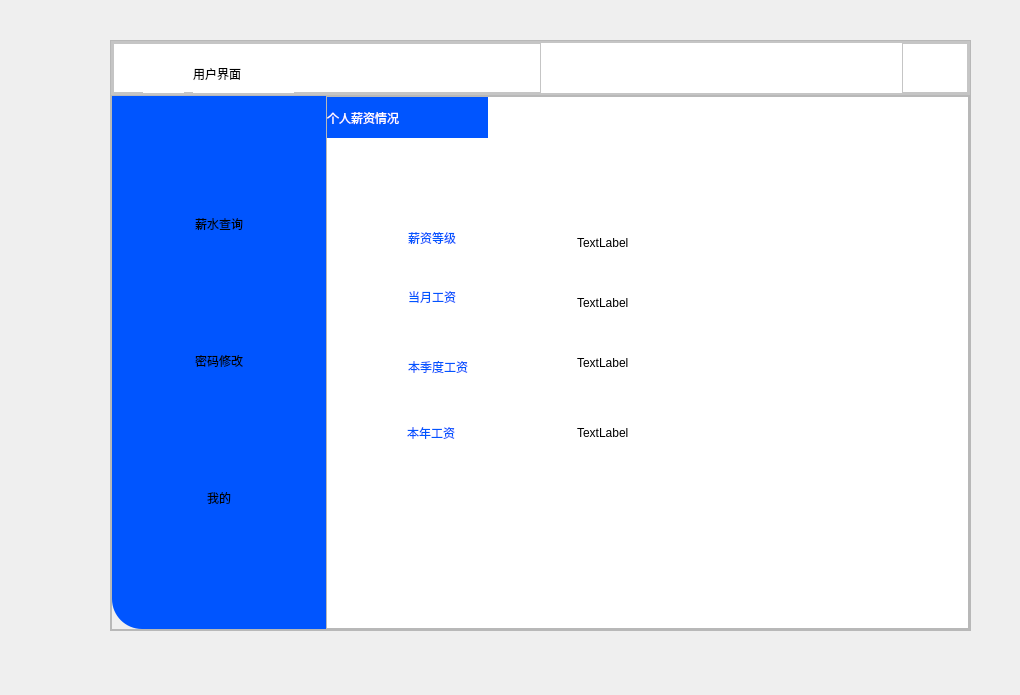
<?xml version="1.0" encoding="UTF-8"?>
<ui version="4.0">
 <class>UserWindow</class>
 <widget class="QMainWindow" name="UserWindow">
  <property name="geometry">
   <rect>
    <x>0</x>
    <y>0</y>
    <width>1020</width>
    <height>695</height>
   </rect>
  </property>
  <property name="windowTitle">
   <string>MainWindow</string>
  </property>
  <widget class="QWidget" name="centralwidget">
   <widget class="QFrame" name="frame">
    <property name="geometry">
     <rect>
      <x>110</x>
      <y>40</y>
      <width>861</width>
      <height>591</height>
     </rect>
    </property>
    <property name="minimumSize">
     <size>
      <width>861</width>
      <height>591</height>
     </size>
    </property>
    <property name="frameShape">
     <enum>QFrame::StyledPanel</enum>
    </property>
    <property name="frameShadow">
     <enum>QFrame::Raised</enum>
    </property>
    <layout class="QVBoxLayout" name="verticalLayout">
     <property name="spacing">
      <number>0</number>
     </property>
     <property name="leftMargin">
      <number>0</number>
     </property>
     <property name="topMargin">
      <number>0</number>
     </property>
     <property name="rightMargin">
      <number>0</number>
     </property>
     <property name="bottomMargin">
      <number>0</number>
     </property>
     <item>
      <widget class="QFrame" name="frame_2">
       <property name="sizePolicy">
        <sizepolicy hsizetype="Preferred" vsizetype="Expanding">
         <horstretch>0</horstretch>
         <verstretch>1</verstretch>
        </sizepolicy>
       </property>
       <property name="styleSheet">
        <string notr="true">background-color: rgb(255, 255, 255);</string>
       </property>
       <property name="frameShape">
        <enum>QFrame::StyledPanel</enum>
       </property>
       <property name="frameShadow">
        <enum>QFrame::Raised</enum>
       </property>
       <layout class="QHBoxLayout" name="horizontalLayout">
        <property name="spacing">
         <number>0</number>
        </property>
        <property name="leftMargin">
         <number>0</number>
        </property>
        <property name="topMargin">
         <number>0</number>
        </property>
        <property name="rightMargin">
         <number>0</number>
        </property>
        <property name="bottomMargin">
         <number>0</number>
        </property>
        <item>
         <widget class="QFrame" name="frame_4">
          <property name="frameShape">
           <enum>QFrame::StyledPanel</enum>
          </property>
          <property name="frameShadow">
           <enum>QFrame::Raised</enum>
          </property>
          <layout class="QHBoxLayout" name="horizontalLayout_2">
           <property name="spacing">
            <number>0</number>
           </property>
           <property name="leftMargin">
            <number>0</number>
           </property>
           <property name="topMargin">
            <number>0</number>
           </property>
           <property name="rightMargin">
            <number>0</number>
           </property>
           <property name="bottomMargin">
            <number>0</number>
           </property>
           <item>
            <widget class="QFrame" name="frame_6">
             <property name="toolTipDuration">
              <number>0</number>
             </property>
             <property name="styleSheet">
              <string notr="true">Qframe{
  border:none;
}</string>
             </property>
             <property name="frameShape">
              <enum>QFrame::StyledPanel</enum>
             </property>
             <property name="frameShadow">
              <enum>QFrame::Raised</enum>
             </property>
             <widget class="QLabel" name="label">
              <property name="geometry">
               <rect>
                <x>80</x>
                <y>10</y>
                <width>101</width>
                <height>41</height>
               </rect>
              </property>
              <property name="styleSheet">
               <string notr="true">font: 15pt &quot;Algerian&quot;;
color: rgb(0, 0, 0);</string>
              </property>
              <property name="text">
               <string>用户界面</string>
              </property>
             </widget>
             <widget class="QPushButton" name="pushButton_3">
              <property name="geometry">
               <rect>
                <x>30</x>
                <y>10</y>
                <width>41</width>
                <height>41</height>
               </rect>
              </property>
              <property name="styleSheet">
               <string notr="true">QPushButton{
	border:none;
}</string>
              </property>
              <property name="text">
               <string/>
              </property>
              <property name="icon">
               <iconset>
                <normaloff>icons/OIP-C (2).jpg</normaloff>icons/OIP-C (2).jpg</iconset>
              </property>
             </widget>
            </widget>
           </item>
           <item alignment="Qt::AlignRight">
            <widget class="QFrame" name="frame_5">
             <property name="styleSheet">
              <string notr="true">Qframe{
  border:none;
}
QPushButton{
	border:none;
}
QPushButton:hover{
	padding-bottom:5px;
}</string>
             </property>
             <property name="frameShape">
              <enum>QFrame::StyledPanel</enum>
             </property>
             <property name="frameShadow">
              <enum>QFrame::Raised</enum>
             </property>
             <layout class="QHBoxLayout" name="horizontalLayout_3">
              <property name="spacing">
               <number>0</number>
              </property>
              <property name="leftMargin">
               <number>0</number>
              </property>
              <property name="topMargin">
               <number>0</number>
              </property>
              <property name="rightMargin">
               <number>0</number>
              </property>
              <item>
               <widget class="QPushButton" name="pushButton">
                <property name="text">
                 <string/>
                </property>
                <property name="icon">
                 <iconset resource="res.qrc">
                  <normaloff>:/icons/icons/下载.jpg</normaloff>:/icons/icons/下载.jpg</iconset>
                </property>
               </widget>
              </item>
              <item>
               <widget class="QPushButton" name="pushButton_2">
                <property name="text">
                 <string/>
                </property>
                <property name="icon">
                 <iconset resource="res.qrc">
                  <normaloff>:/icons/icons/1jpg.jpg</normaloff>:/icons/icons/1jpg.jpg</iconset>
                </property>
               </widget>
              </item>
             </layout>
            </widget>
           </item>
          </layout>
         </widget>
        </item>
       </layout>
      </widget>
     </item>
     <item>
      <widget class="QFrame" name="frame_3">
       <property name="sizePolicy">
        <sizepolicy hsizetype="Preferred" vsizetype="Expanding">
         <horstretch>0</horstretch>
         <verstretch>10</verstretch>
        </sizepolicy>
       </property>
       <property name="frameShape">
        <enum>QFrame::StyledPanel</enum>
       </property>
       <property name="frameShadow">
        <enum>QFrame::Raised</enum>
       </property>
       <layout class="QHBoxLayout" name="horizontalLayout_4">
        <property name="spacing">
         <number>0</number>
        </property>
        <property name="leftMargin">
         <number>0</number>
        </property>
        <property name="topMargin">
         <number>0</number>
        </property>
        <property name="rightMargin">
         <number>0</number>
        </property>
        <property name="bottomMargin">
         <number>0</number>
        </property>
        <item>
         <widget class="QFrame" name="frame_7">
          <property name="sizePolicy">
           <sizepolicy hsizetype="Expanding" vsizetype="Preferred">
            <horstretch>2</horstretch>
            <verstretch>0</verstretch>
           </sizepolicy>
          </property>
          <property name="styleSheet">
           <string notr="true">background-color: rgb(0, 85, 255);
;
border-bottom-left-radius:30px

    </string>
          </property>
          <property name="frameShape">
           <enum>QFrame::StyledPanel</enum>
          </property>
          <property name="frameShadow">
           <enum>QFrame::Raised</enum>
          </property>
          <layout class="QVBoxLayout" name="verticalLayout_2">
           <property name="spacing">
            <number>0</number>
           </property>
           <property name="leftMargin">
            <number>0</number>
           </property>
           <property name="topMargin">
            <number>0</number>
           </property>
           <property name="rightMargin">
            <number>0</number>
           </property>
           <property name="bottomMargin">
            <number>0</number>
           </property>
           <item>
            <widget class="QPushButton" name="pushButton_Seach">
             <property name="styleSheet">
              <string notr="true">font: 18pt &quot;Algerian&quot;;
color: rgb(255, 255, 255);
pressed{
	padding-left:5px;
	padding-top:5px;
}
</string>
             </property>
             <property name="text">
              <string>薪水查询</string>
             </property>
            </widget>
           </item>
           <item>
            <widget class="QPushButton" name="pushButton_Edit">
             <property name="styleSheet">
              <string notr="true">font: 18pt &quot;Algerian&quot;;
color: rgb(255, 255, 255);
pressed{
	padding-left:5px;
	padding-top:5px;
}

</string>
             </property>
             <property name="text">
              <string>密码修改</string>
             </property>
            </widget>
           </item>
           <item>
            <widget class="QPushButton" name="pushButton_My">
             <property name="styleSheet">
              <string notr="true">font: 18pt &quot;Algerian&quot;;
color: rgb(255, 255, 255);
pressed{
	padding-left:5px;
	padding-top:5px;
}

</string>
             </property>
             <property name="text">
              <string>我的</string>
             </property>
            </widget>
           </item>
          </layout>
         </widget>
        </item>
        <item>
         <widget class="QFrame" name="frame_8">
          <property name="sizePolicy">
           <sizepolicy hsizetype="Expanding" vsizetype="Preferred">
            <horstretch>6</horstretch>
            <verstretch>0</verstretch>
           </sizepolicy>
          </property>
          <property name="frameShape">
           <enum>QFrame::StyledPanel</enum>
          </property>
          <property name="frameShadow">
           <enum>QFrame::Raised</enum>
          </property>
          <layout class="QHBoxLayout" name="horizontalLayout_5">
           <property name="spacing">
            <number>0</number>
           </property>
           <property name="leftMargin">
            <number>0</number>
           </property>
           <property name="topMargin">
            <number>0</number>
           </property>
           <property name="rightMargin">
            <number>0</number>
           </property>
           <property name="bottomMargin">
            <number>0</number>
           </property>
           <item>
            <widget class="QStackedWidget" name="stackedWidget">
             <property name="styleSheet">
              <string notr="true">background-color: rgb(255, 255, 255);</string>
             </property>
             <property name="currentIndex">
              <number>1</number>
             </property>
             <widget class="QWidget" name="page_my">
              <widget class="QLabel" name="label_7">
               <property name="geometry">
                <rect>
                 <x>0</x>
                 <y>0</y>
                 <width>111</width>
                 <height>41</height>
                </rect>
               </property>
               <property name="styleSheet">
                <string notr="true">
font: 15pt &quot;Algerian&quot;;
color: rgb(255, 255, 255);
background-color: rgb(0, 85, 255);</string>
               </property>
               <property name="text">
                <string>个人信息</string>
               </property>
              </widget>
              <widget class="QLabel" name="label_13">
               <property name="geometry">
                <rect>
                 <x>100</x>
                 <y>170</y>
                 <width>71</width>
                 <height>31</height>
                </rect>
               </property>
               <property name="styleSheet">
                <string notr="true">color: rgb(0, 85, 255);
font: 18pt &quot;Algerian&quot;;</string>
               </property>
               <property name="text">
                <string>姓名</string>
               </property>
              </widget>
              <widget class="QLabel" name="label_14">
               <property name="geometry">
                <rect>
                 <x>250</x>
                 <y>110</y>
                 <width>201</width>
                 <height>31</height>
                </rect>
               </property>
               <property name="styleSheet">
                <string notr="true">font: 10pt &quot;Arial&quot;;</string>
               </property>
               <property name="text">
                <string>TextLabel</string>
               </property>
              </widget>
              <widget class="QLabel" name="label_15">
               <property name="geometry">
                <rect>
                 <x>100</x>
                 <y>106</y>
                 <width>81</width>
                 <height>41</height>
                </rect>
               </property>
               <property name="styleSheet">
                <string notr="true">color: rgb(0, 85, 255);
font: 18pt &quot;Algerian&quot;;</string>
               </property>
               <property name="text">
                <string>工号</string>
               </property>
              </widget>
              <widget class="QLabel" name="label_17">
               <property name="geometry">
                <rect>
                 <x>100</x>
                 <y>290</y>
                 <width>161</width>
                 <height>31</height>
                </rect>
               </property>
               <property name="styleSheet">
                <string notr="true">color: rgb(0, 85, 255);
font: 18pt &quot;Algerian&quot;;</string>
               </property>
               <property name="text">
                <string>入职年份</string>
               </property>
              </widget>
              <widget class="QLabel" name="label_19">
               <property name="geometry">
                <rect>
                 <x>100</x>
                 <y>226</y>
                 <width>71</width>
                 <height>41</height>
                </rect>
               </property>
               <property name="styleSheet">
                <string notr="true">color: rgb(0, 85, 255);
font: 18pt &quot;Algerian&quot;;</string>
               </property>
               <property name="text">
                <string>性别</string>
               </property>
              </widget>
              <widget class="QLabel" name="label_21">
               <property name="geometry">
                <rect>
                 <x>100</x>
                 <y>420</y>
                 <width>71</width>
                 <height>31</height>
                </rect>
               </property>
               <property name="styleSheet">
                <string notr="true">color: rgb(0, 85, 255);
font: 18pt &quot;Algerian&quot;;</string>
               </property>
               <property name="text">
                <string>电话</string>
               </property>
              </widget>
              <widget class="QLabel" name="label_23">
               <property name="geometry">
                <rect>
                 <x>100</x>
                 <y>350</y>
                 <width>91</width>
                 <height>41</height>
                </rect>
               </property>
               <property name="styleSheet">
                <string notr="true">color: rgb(0, 85, 255);
font: 18pt &quot;Algerian&quot;;</string>
               </property>
               <property name="text">
                <string>邮箱</string>
               </property>
              </widget>
              <widget class="QLabel" name="label_16">
               <property name="geometry">
                <rect>
                 <x>250</x>
                 <y>170</y>
                 <width>201</width>
                 <height>31</height>
                </rect>
               </property>
               <property name="styleSheet">
                <string notr="true">font: 10pt &quot;Arial&quot;;</string>
               </property>
               <property name="text">
                <string>TextLabel</string>
               </property>
              </widget>
              <widget class="QLabel" name="label_18">
               <property name="geometry">
                <rect>
                 <x>250</x>
                 <y>230</y>
                 <width>201</width>
                 <height>31</height>
                </rect>
               </property>
               <property name="styleSheet">
                <string notr="true">font: 10pt &quot;Arial&quot;;</string>
               </property>
               <property name="text">
                <string>TextLabel</string>
               </property>
              </widget>
              <widget class="QLabel" name="label_20">
               <property name="geometry">
                <rect>
                 <x>250</x>
                 <y>290</y>
                 <width>201</width>
                 <height>31</height>
                </rect>
               </property>
               <property name="styleSheet">
                <string notr="true">font: 10pt &quot;Arial&quot;;</string>
               </property>
               <property name="text">
                <string>TextLabel</string>
               </property>
              </widget>
              <widget class="QLabel" name="label_22">
               <property name="geometry">
                <rect>
                 <x>250</x>
                 <y>350</y>
                 <width>201</width>
                 <height>31</height>
                </rect>
               </property>
               <property name="styleSheet">
                <string notr="true">font: 10pt &quot;Arial&quot;;
</string>
               </property>
               <property name="text">
                <string>TextLabel</string>
               </property>
              </widget>
              <widget class="QLabel" name="label_24">
               <property name="geometry">
                <rect>
                 <x>250</x>
                 <y>420</y>
                 <width>201</width>
                 <height>31</height>
                </rect>
               </property>
               <property name="styleSheet">
                <string notr="true">font: 10pt &quot;Arial&quot;;
</string>
               </property>
               <property name="text">
                <string>TextLabel</string>
               </property>
              </widget>
             </widget>
             <widget class="QWidget" name="page_salary">
              <widget class="QLabel" name="label_6">
               <property name="geometry">
                <rect>
                 <x>0</x>
                 <y>0</y>
                 <width>161</width>
                 <height>41</height>
                </rect>
               </property>
               <property name="styleSheet">
                <string notr="true">
font: 15pt &quot;Algerian&quot;;
color: rgb(255, 255, 255);
background-color: rgb(0, 85, 255);</string>
               </property>
               <property name="text">
                <string>个人薪资情况</string>
               </property>
              </widget>
              <widget class="QLabel" name="label_4">
               <property name="geometry">
                <rect>
                 <x>81</x>
                 <y>120</y>
                 <width>161</width>
                 <height>41</height>
                </rect>
               </property>
               <property name="styleSheet">
                <string notr="true">color: rgb(0, 85, 255);
font: 18pt &quot;Algerian&quot;;</string>
               </property>
               <property name="text">
                <string>薪资等级</string>
               </property>
              </widget>
              <widget class="QLabel" name="label_10">
               <property name="geometry">
                <rect>
                 <x>81</x>
                 <y>184</y>
                 <width>161</width>
                 <height>31</height>
                </rect>
               </property>
               <property name="styleSheet">
                <string notr="true">color: rgb(0, 85, 255);
font: 18pt &quot;Algerian&quot;;</string>
               </property>
               <property name="text">
                <string>当月工资</string>
               </property>
              </widget>
              <widget class="QLabel" name="label_25">
               <property name="geometry">
                <rect>
                 <x>250</x>
                 <y>130</y>
                 <width>201</width>
                 <height>31</height>
                </rect>
               </property>
               <property name="styleSheet">
                <string notr="true">font: 10pt &quot;Arial&quot;;</string>
               </property>
               <property name="text">
                <string>TextLabel</string>
               </property>
              </widget>
              <widget class="QLabel" name="label_26">
               <property name="geometry">
                <rect>
                 <x>250</x>
                 <y>190</y>
                 <width>201</width>
                 <height>31</height>
                </rect>
               </property>
               <property name="styleSheet">
                <string notr="true">font: 10pt &quot;Arial&quot;;</string>
               </property>
               <property name="text">
                <string>TextLabel</string>
               </property>
              </widget>
              <widget class="QLabel" name="label_11">
               <property name="geometry">
                <rect>
                 <x>81</x>
                 <y>254</y>
                 <width>161</width>
                 <height>31</height>
                </rect>
               </property>
               <property name="styleSheet">
                <string notr="true">color: rgb(0, 85, 255);
font: 18pt &quot;Algerian&quot;;</string>
               </property>
               <property name="text">
                <string>本季度工资</string>
               </property>
              </widget>
              <widget class="QLabel" name="label_27">
               <property name="geometry">
                <rect>
                 <x>250</x>
                 <y>250</y>
                 <width>201</width>
                 <height>31</height>
                </rect>
               </property>
               <property name="styleSheet">
                <string notr="true">font: 10pt &quot;Arial&quot;;</string>
               </property>
               <property name="text">
                <string>TextLabel</string>
               </property>
              </widget>
              <widget class="QLabel" name="label_50">
               <property name="geometry">
                <rect>
                 <x>250</x>
                 <y>320</y>
                 <width>201</width>
                 <height>31</height>
                </rect>
               </property>
               <property name="styleSheet">
                <string notr="true">font: 10pt &quot;Arial&quot;;</string>
               </property>
               <property name="text">
                <string>TextLabel</string>
               </property>
              </widget>
              <widget class="QLabel" name="label_51">
               <property name="geometry">
                <rect>
                 <x>80</x>
                 <y>320</y>
                 <width>161</width>
                 <height>31</height>
                </rect>
               </property>
               <property name="styleSheet">
                <string notr="true">color: rgb(0, 85, 255);
font: 18pt &quot;Algerian&quot;;</string>
               </property>
               <property name="text">
                <string>本年工资</string>
               </property>
              </widget>
             </widget>
             <widget class="QWidget" name="page_edit">
              <widget class="QLabel" name="label_8">
               <property name="geometry">
                <rect>
                 <x>0</x>
                 <y>0</y>
                 <width>111</width>
                 <height>41</height>
                </rect>
               </property>
               <property name="styleSheet">
                <string notr="true">
font: 15pt &quot;Algerian&quot;;
color: rgb(255, 255, 255);
background-color: rgb(0, 85, 255);</string>
               </property>
               <property name="text">
                <string>修改密码</string>
               </property>
              </widget>
              <widget class="QFrame" name="frame_9">
               <property name="geometry">
                <rect>
                 <x>0</x>
                 <y>479</y>
                 <width>641</width>
                 <height>40</height>
                </rect>
               </property>
               <property name="frameShape">
                <enum>QFrame::StyledPanel</enum>
               </property>
               <property name="frameShadow">
                <enum>QFrame::Raised</enum>
               </property>
               <layout class="QHBoxLayout" name="horizontalLayout_6">
                <property name="spacing">
                 <number>0</number>
                </property>
                <property name="leftMargin">
                 <number>0</number>
                </property>
                <property name="topMargin">
                 <number>0</number>
                </property>
                <property name="rightMargin">
                 <number>0</number>
                </property>
                <property name="bottomMargin">
                 <number>0</number>
                </property>
                <item>
                 <widget class="QStackedWidget" name="stackedWidget_2">
                  <property name="currentIndex">
                   <number>0</number>
                  </property>
                  <widget class="QWidget" name="page"/>
                  <widget class="QWidget" name="page_2">
                   <widget class="QLabel" name="label_2">
                    <property name="geometry">
                     <rect>
                      <x>240</x>
                      <y>10</y>
                      <width>121</width>
                      <height>21</height>
                     </rect>
                    </property>
                    <property name="styleSheet">
                     <string notr="true">font: 12pt &quot;Algerian&quot;;
color: rgb(255, 0, 0);</string>
                    </property>
                    <property name="text">
                     <string>修改成功！</string>
                    </property>
                   </widget>
                  </widget>
                  <widget class="QWidget" name="page_4">
                   <widget class="QLabel" name="label_12">
                    <property name="geometry">
                     <rect>
                      <x>210</x>
                      <y>10</y>
                      <width>161</width>
                      <height>21</height>
                     </rect>
                    </property>
                    <property name="styleSheet">
                     <string notr="true">font: 12pt &quot;Algerian&quot;;
color: rgb(255, 0, 0);</string>
                    </property>
                    <property name="text">
                     <string>两次密码不相符！</string>
                    </property>
                   </widget>
                  </widget>
                 </widget>
                </item>
               </layout>
              </widget>
              <widget class="QLineEdit" name="lineEdit_change_password">
               <property name="geometry">
                <rect>
                 <x>170</x>
                 <y>140</y>
                 <width>221</width>
                 <height>31</height>
                </rect>
               </property>
               <property name="text">
                <string/>
               </property>
               <property name="placeholderText">
                <string>输入新密码：</string>
               </property>
              </widget>
              <widget class="QLineEdit" name="lineEdit_Rchange_password">
               <property name="geometry">
                <rect>
                 <x>170</x>
                 <y>200</y>
                 <width>221</width>
                 <height>31</height>
                </rect>
               </property>
               <property name="text">
                <string/>
               </property>
               <property name="placeholderText">
                <string>确认密码：</string>
               </property>
              </widget>
              <widget class="QPushButton" name="pushButton_change_sure">
               <property name="geometry">
                <rect>
                 <x>230</x>
                 <y>280</y>
                 <width>93</width>
                 <height>28</height>
                </rect>
               </property>
               <property name="text">
                <string>确认</string>
               </property>
              </widget>
             </widget>
            </widget>
           </item>
          </layout>
         </widget>
        </item>
       </layout>
      </widget>
     </item>
    </layout>
   </widget>
  </widget>
 </widget>
 <resources>
  <include location="res.qrc"/>
 </resources>
 <connections>
  <connection>
   <sender>pushButton_2</sender>
   <signal>clicked()</signal>
   <receiver>UserWindow</receiver>
   <slot>close()</slot>
   <hints>
    <hint type="sourcelabel">
     <x>941</x>
     <y>62</y>
    </hint>
    <hint type="destinationlabel">
     <x>1006</x>
     <y>29</y>
    </hint>
   </hints>
  </connection>
  <connection>
   <sender>pushButton</sender>
   <signal>clicked()</signal>
   <receiver>UserWindow</receiver>
   <slot>hide()</slot>
   <hints>
    <hint type="sourcelabel">
     <x>906</x>
     <y>65</y>
    </hint>
    <hint type="destinationlabel">
     <x>842</x>
     <y>10</y>
    </hint>
   </hints>
  </connection>
 </connections>
</ui>
